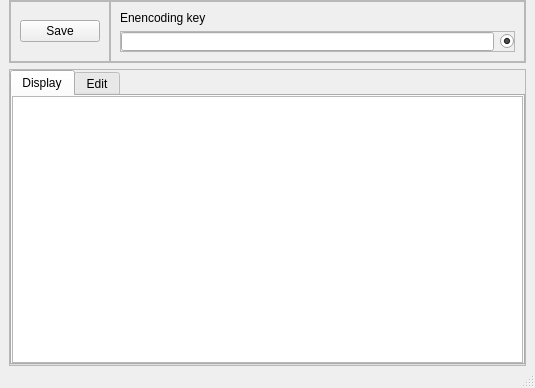
<?xml version="1.0" encoding="UTF-8"?>
<ui version="4.0">
 <class>MainWindow</class>
 <widget class="QMainWindow" name="MainWindow">
  <property name="geometry">
   <rect>
    <x>0</x>
    <y>0</y>
    <width>535</width>
    <height>388</height>
   </rect>
  </property>
  <property name="windowTitle">
   <string>MainWindow</string>
  </property>
  <widget class="QWidget" name="centralwidget">
   <layout class="QVBoxLayout" name="verticalLayout_3">
    <property name="topMargin">
     <number>0</number>
    </property>
    <property name="bottomMargin">
     <number>0</number>
    </property>
    <item>
     <widget class="QFrame" name="frame_5">
      <property name="frameShape">
       <enum>QFrame::StyledPanel</enum>
      </property>
      <property name="frameShadow">
       <enum>QFrame::Raised</enum>
      </property>
      <layout class="QHBoxLayout" name="horizontalLayout_2">
       <property name="spacing">
        <number>0</number>
       </property>
       <property name="leftMargin">
        <number>0</number>
       </property>
       <property name="topMargin">
        <number>0</number>
       </property>
       <property name="rightMargin">
        <number>0</number>
       </property>
       <property name="bottomMargin">
        <number>0</number>
       </property>
       <item>
        <widget class="QFrame" name="frame_4">
         <property name="frameShape">
          <enum>QFrame::StyledPanel</enum>
         </property>
         <property name="frameShadow">
          <enum>QFrame::Raised</enum>
         </property>
         <layout class="QVBoxLayout" name="verticalLayout_2">
          <item>
           <widget class="QPushButton" name="Save_Button">
            <property name="text">
             <string>Save</string>
            </property>
            <property name="icon">
             <iconset>
              <normaloff>../resources/save.png</normaloff>../resources/save.png</iconset>
            </property>
           </widget>
          </item>
         </layout>
        </widget>
       </item>
       <item>
        <widget class="QFrame" name="frame_2">
         <property name="maximumSize">
          <size>
           <width>16777215</width>
           <height>61</height>
          </size>
         </property>
         <property name="frameShape">
          <enum>QFrame::StyledPanel</enum>
         </property>
         <property name="frameShadow">
          <enum>QFrame::Raised</enum>
         </property>
         <layout class="QVBoxLayout" name="verticalLayout">
          <item>
           <widget class="QLabel" name="Encoding_Label">
            <property name="text">
             <string>Enencoding key</string>
            </property>
            <property name="alignment">
             <set>Qt::AlignBottom|Qt::AlignLeading|Qt::AlignLeft</set>
            </property>
           </widget>
          </item>
          <item>
           <widget class="QFrame" name="frame_3">
            <property name="frameShape">
             <enum>QFrame::StyledPanel</enum>
            </property>
            <property name="frameShadow">
             <enum>QFrame::Raised</enum>
            </property>
            <layout class="QHBoxLayout" name="horizontalLayout">
             <property name="leftMargin">
              <number>0</number>
             </property>
             <property name="topMargin">
              <number>0</number>
             </property>
             <property name="rightMargin">
              <number>0</number>
             </property>
             <property name="bottomMargin">
              <number>0</number>
             </property>
             <item>
              <widget class="QLineEdit" name="Encoding_Input">
               <property name="echoMode">
                <enum>QLineEdit::Password</enum>
               </property>
              </widget>
             </item>
             <item>
              <widget class="QRadioButton" name="Encoding_Radio">
               <property name="text">
                <string/>
               </property>
               <property name="checked">
                <bool>true</bool>
               </property>
              </widget>
             </item>
            </layout>
           </widget>
          </item>
         </layout>
        </widget>
       </item>
      </layout>
     </widget>
    </item>
    <item>
     <widget class="QFrame" name="frame">
      <property name="frameShape">
       <enum>QFrame::StyledPanel</enum>
      </property>
      <property name="frameShadow">
       <enum>QFrame::Raised</enum>
      </property>
      <layout class="QVBoxLayout" name="verticalLayout_4">
       <property name="spacing">
        <number>0</number>
       </property>
       <property name="leftMargin">
        <number>0</number>
       </property>
       <property name="topMargin">
        <number>0</number>
       </property>
       <property name="rightMargin">
        <number>0</number>
       </property>
       <property name="bottomMargin">
        <number>0</number>
       </property>
       <item>
        <widget class="QTabWidget" name="Tab">
         <property name="currentIndex">
          <number>0</number>
         </property>
         <widget class="QWidget" name="tab">
          <attribute name="title">
           <string>Display</string>
          </attribute>
          <layout class="QHBoxLayout" name="horizontalLayout_3">
           <property name="spacing">
            <number>0</number>
           </property>
           <property name="leftMargin">
            <number>0</number>
           </property>
           <property name="topMargin">
            <number>0</number>
           </property>
           <property name="rightMargin">
            <number>0</number>
           </property>
           <property name="bottomMargin">
            <number>0</number>
           </property>
           <item>
            <widget class="QTextBrowser" name="Text_Display">
             <property name="markdown">
              <string>*None*

</string>
             </property>
             <property name="openExternalLinks">
              <bool>true</bool>
             </property>
            </widget>
           </item>
          </layout>
         </widget>
         <widget class="QWidget" name="tab_2">
          <attribute name="title">
           <string>Edit</string>
          </attribute>
          <layout class="QHBoxLayout" name="horizontalLayout_4">
           <property name="spacing">
            <number>0</number>
           </property>
           <property name="leftMargin">
            <number>0</number>
           </property>
           <property name="topMargin">
            <number>0</number>
           </property>
           <property name="rightMargin">
            <number>0</number>
           </property>
           <property name="bottomMargin">
            <number>0</number>
           </property>
           <item>
            <widget class="QPlainTextEdit" name="Text_Edit"/>
           </item>
          </layout>
         </widget>
        </widget>
       </item>
      </layout>
     </widget>
    </item>
   </layout>
  </widget>
  <widget class="QMenuBar" name="menubar">
   <property name="geometry">
    <rect>
     <x>0</x>
     <y>0</y>
     <width>535</width>
     <height>21</height>
    </rect>
   </property>
  </widget>
  <widget class="QStatusBar" name="statusbar"/>
 </widget>
 <resources/>
 <connections/>
</ui>
